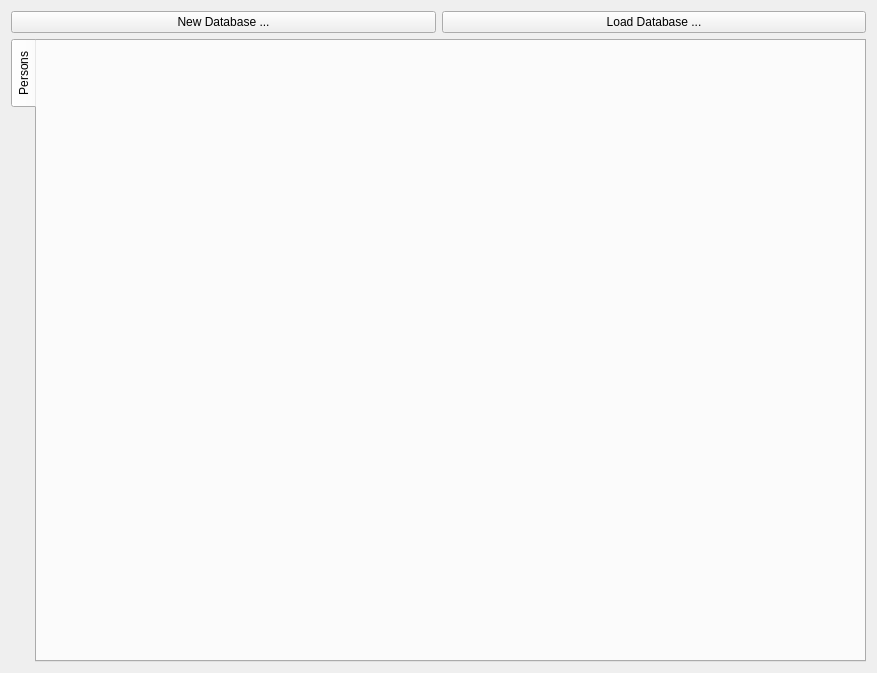
<?xml version="1.0" encoding="UTF-8"?>
<ui version="4.0">
 <class>mainDialog</class>
 <widget class="QWidget" name="mainDialog">
  <property name="geometry">
   <rect>
    <x>0</x>
    <y>0</y>
    <width>877</width>
    <height>673</height>
   </rect>
  </property>
  <property name="sizePolicy">
   <sizepolicy hsizetype="Expanding" vsizetype="Expanding">
    <horstretch>0</horstretch>
    <verstretch>0</verstretch>
   </sizepolicy>
  </property>
  <property name="windowTitle">
   <string>pyIM</string>
  </property>
  <property name="accessibleName">
   <string/>
  </property>
  <layout class="QVBoxLayout" name="verticalLayout">
   <item>
    <layout class="QVBoxLayout" name="dialogLayout">
     <item>
      <layout class="QHBoxLayout" name="buttonLayout">
       <item>
        <widget class="QPushButton" name="newDbButton">
         <property name="text">
          <string>New Database ...</string>
         </property>
        </widget>
       </item>
       <item>
        <widget class="QPushButton" name="loadDbButton">
         <property name="text">
          <string>Load Database ...</string>
         </property>
        </widget>
       </item>
      </layout>
     </item>
     <item>
      <widget class="QTabWidget" name="personTab">
       <property name="tabPosition">
        <enum>QTabWidget::West</enum>
       </property>
       <property name="tabShape">
        <enum>QTabWidget::Rounded</enum>
       </property>
       <property name="currentIndex">
        <number>0</number>
       </property>
       <widget class="QWidget" name="personTab">
        <attribute name="title">
         <string>Persons</string>
        </attribute>
        <layout class="QHBoxLayout" name="horizontalLayout">
         <item>
          <widget class="PersonWidget" name="verticalWidget" native="true">
           <layout class="QVBoxLayout" name="personTabLayout"/>
          </widget>
         </item>
        </layout>
       </widget>
      </widget>
     </item>
    </layout>
   </item>
  </layout>
 </widget>
 <customwidgets>
  <customwidget>
   <class>PersonWidget</class>
   <extends>QWidget</extends>
   <header>views/personwidget</header>
   <container>1</container>
  </customwidget>
 </customwidgets>
 <resources/>
 <connections/>
</ui>
